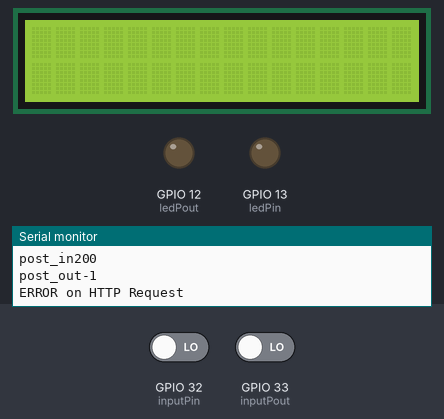
Bench run of a sketch on a simulated ESP32. On the bench: 16×2 character LCD, output pins drawn as LEDs (lit = HIGH), the last lines printed to the serial monitor. Inputs (shaded band) come from the test bench; at power-on: GPIO 32 (inputPin) LOW, GPIO 33 (inputPout) LOW. WiFi joins after 1.5 s; servers stay silent unless stated; uploads are accepted with an empty reply.

Above: at 2.7 s.
2.8 s: GPIO 32 (inputPin) driven HIGH
At 5.1 s:
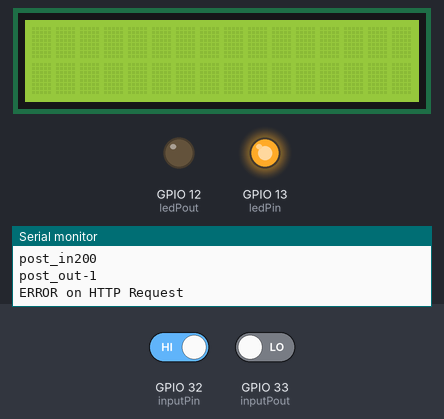
5.4 s: GPIO 33 (inputPout) driven HIGH
At 7.0 s:
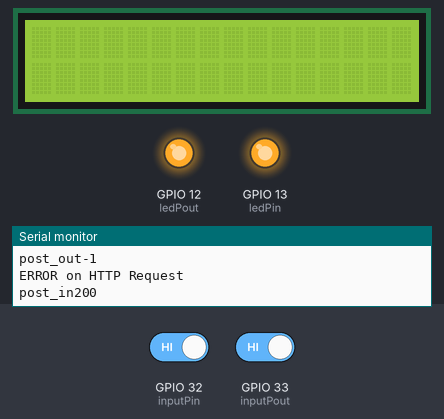
7.8 s: GPIO 32 (inputPin) driven LOW
At 9.9 s:
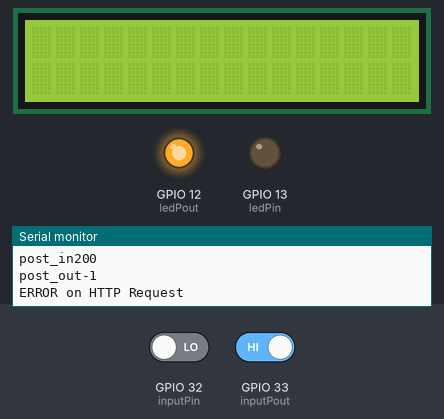
10.2 s: GPIO 33 (inputPout) driven LOW
At 12.0 s:
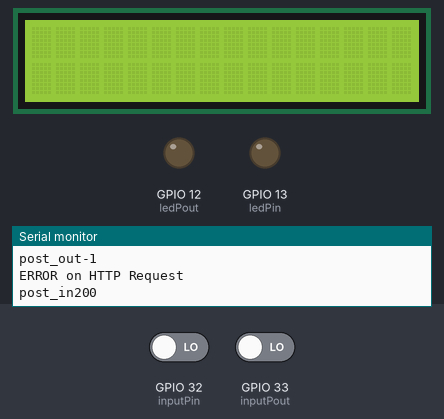
Timing chart, 0 to 13.5 s (numbered marks = the images above; inputs shaded):
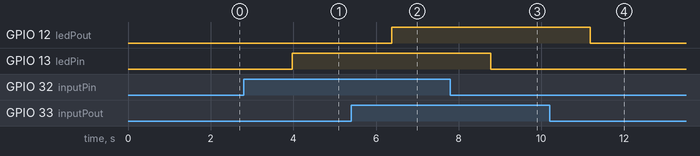

Measured:
- after the input at 2.8 s, GPIO 13 (ledPin): LOW → HIGH after 1.2 s
- after the input at 5.4 s, GPIO 12 (ledPout): LOW → HIGH after 0.98 s
- after the input at 7.8 s, GPIO 13 (ledPin): HIGH → LOW after 0.98 s
- after the input at 10.2 s, GPIO 12 (ledPout): HIGH → LOW after 0.98 s

The sketch:

finish.ino
```cpp
#include <LiquidCrystal_I2C.h>
#include <WiFi.h>
#include <HTTPClient.h>
#include<ArduinoJson.h>
#include<string.h>
#include<esp_task_wdt.h>
#include<math.h>
int ledPin= 13;
int inputPin= 32;
int ledPout= 12;
int inputPout= 33;
int lcdColumns = 16;
int lcdRows = 2;
LiquidCrystal_I2C lcd(0x27, lcdColumns, lcdRows);
const char* ssid = "Tannie";
const char* password = "TanZaKunG1";

const char* url_post  = "https://ecourse.cpe.ku.ac.th/exceed01/api/stamp04/2/update";
const char* url_post2 = "https://ecourse.cpe.ku.ac.th/exceed01/api/stamp04/2/get_number_now_sit";
static int save;
char str[100];
const int _size = 2*JSON_OBJECT_SIZE(4);

StaticJsonDocument<_size> JSONPost;
StaticJsonDocument<_size> JSONGet;
void setup(){
  pinMode(ledPin, OUTPUT);
  pinMode(inputPin, INPUT);
  pinMode(ledPout, OUTPUT);
  pinMode(inputPout, INPUT);
  lcd.begin();
  lcd.backlight();
  WiFi.begin(ssid, password);
  Serial.begin(115200);
  Serial.println("Connecting");
  while(WiFi.status() != WL_CONNECTED) {
    delay(500);
    Serial.print(".");
  }
  Serial.println("");
  Serial.print("Connected to WiFi network with IP Address: ");
  Serial.println(WiFi.localIP());

  Serial.println("Timer set to 5 seconds (timerDelay variable), it will take 5 seconds before publishing the first reading.");
}
void _post_in(){

    if(WiFi.status() == WL_CONNECTED){
        HTTPClient http;
        http.begin(url_post);
        http.addHeader("Content-Type","application/json");
        /*JSONPost["room"] = room;
        if(room==1)
            JSONPost["status"]  = (int)digitalRead(led);
        else if (room == 2)
            JSONPost["status"]  = (int)digitalRead(led1);
        else if (room == 3)
            JSONPost["status"]  = (int)digitalRead(led2);

        */
        JSONPost["sensor_in"]  = (int)digitalRead(32);
        JSONPost["sensor_out"]  = (int)digitalRead(33);
        serializeJson(JSONPost,str);
        int httpCode = http.POST(str);
        if(httpCode == HTTP_CODE_OK){
            String payload = http.getString();
            Serial.println(httpCode);
            //  lcd.setCursor(0, 0);
            //lcd.print(payload);
            Serial.println(payload);
        }
        else{
            Serial.println(httpCode);
            Serial.println("ERROR on HTTP Request");
        }
    }
    delay(100);
}
void _post_out(){

    if(WiFi.status() == WL_CONNECTED){
        HTTPClient http;
        http.begin(url_post2);
        http.addHeader("Content-Type","application/json");
        /*JSONPost["room"] = room;
        if(room==1)
            JSONPost["status"]  = (int)digitalRead(led);
        else if (room == 2)
            JSONPost["status"]  = (int)digitalRead(led1);
        else if (room == 3)
            JSONPost["status"]  = (int)digitalRead(led2);

        */

        int httpCode = http.GET();
        if(httpCode == HTTP_CODE_OK){
            String payload = http.getString();
            Serial.println(httpCode);
            deserializeJson(JSONGet,payload);
            save = (int)JSONGet["now_sit"];

            //  lcd.setCursor(0, 0);
            //lcd.print(payload);
            Serial.println(save);
        }
        else{
            Serial.println(httpCode);
            Serial.println("ERROR on HTTP Request");
        }
    }
    delay(100);
}


void loop(){
  int value1= digitalRead(inputPin);
  int value2= digitalRead(inputPout);
  //count poeple in//
  Serial.print("post_in");
  _post_in();
  Serial.print("post_out");
  _post_out();
  if (value1 == HIGH)
  {
    digitalWrite(ledPin, HIGH);
  }
  else
  {
    digitalWrite(ledPin, LOW);
  }

  //count poeple out//
  if (value2 == HIGH)
  {
    digitalWrite(ledPout, HIGH);
  }
  else
  {
    digitalWrite(ledPout, LOW);
  }
}
```
